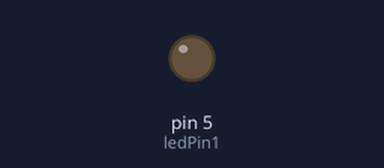
This sketch was run on a simulated Arduino Uno, built with avr-gcc and run on an emulated ATmega328P. Shown: output pins drawn as LEDs (lit = HIGH).

Above: at 0.1 s.
At 5.3 s:
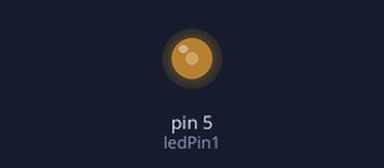
Timing chart, 0 to 36.8 s (numbered marks = the images above):
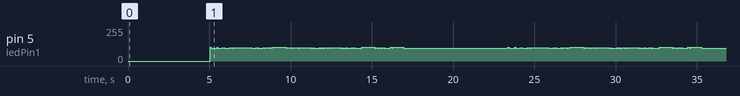

The sketch:

VLC_unequal_8bit_MAE.ino
```cpp
const int freq_on = 1000;
const int freq_off = 666;
int value_on = 16000000 / 256 /  freq_on / 2;
int value_off = 16000000 / 256 /  freq_off / 2;
const int value[2] = {value_off,value_on};

const int ledPin1 = 5;
const int ledPin2 = 10;
const int pwmWidth = 2;

byte data1[10] = {0x31, 0x82, 0x13, 0xE4, 0x75,
                  0x66, 0x27, 0xA8, 0x49, 0xDA};
unsigned dataNumber = 7;

int counter1 = 0;
const int packet1Size = 23;
bool led1Status = false;
byte packet1[packet1Size];

void initializeTimer()
{
  noInterrupts();
  TCCR1A = 0;
  TCCR1B = 0;
  TCNT1  = 0;

  OCR1A = value[led1Status];      // compare match register 16MHz/256/2Hz
  TCCR1B |= (1 << WGM12);   // CTC mode
  TCCR1B |= (1 << CS12);    // 256 prescaler
  TIMSK1 |= (1 << OCIE1A);  // enable timer compare interrupt
  interrupts();             // enable all interrupts
}

ISR(TIMER1_COMPA_vect)
{
 if(counter1 < packet1Size)
  {
    // -- Switch led on if its off and current bit is 1
    if(packet1[counter1] == 1 && led1Status == false)
    {
      led1Status = true;
      OCR1A = value[led1Status];
      digitalWrite(ledPin1,led1Status);
    }
    // -- Switch led off if its on and current bit is 0
    else if(packet1[counter1] == 0 && led1Status == true)
    {
      led1Status = false;
      OCR1A = value[led1Status];
      digitalWrite(ledPin1,led1Status);
    }
  }
  counter1++; // Go to next bit

  //reset counter and make next packet
  if(counter1 == packet1Size)
  {
     counter1 = 0;
     dataNumber++;
     if(dataNumber > 9)
      dataNumber=0;
     makePacket1();
  }
}

// Function for parity check
byte parity(byte x)
{
   byte y;
   y = x ^ (x >> 1);
   y = y ^ (y >> 2);
   y = y ^ (y >> 4);
   y = y ^ (y >> 8);
   y = y ^ (y >>16);
   return y & 1;
}

void makePacket1()
{
  int i=0,j=0;
  while(i<8)
  {
    if(j==0)
    {
      packet1[j++] = 1; // 1st bit of start of packet
      continue;
    }
    if(j<4)   // --2nd,3rd and 4th bits of start of packet
    {
      packet1[j++] = 0;
      continue;
    }

    if(j==4)    // 5th bit start
    {
      packet1[j++] = 1;
      continue;
    }

    byte tmp = (data1[dataNumber]) & (0x80>>i);
    if(tmp == 0)  // -- bits for symbol 0
    {
      packet1[j++] = 1; //part 1 of data
      packet1[j++] = 0; //part 2 of data
      i++;
    }
    else    // -- bits for symbol 1
    {
      packet1[j++] = 0; //part 1 of data
      packet1[j++] = 1; //part 2 of data
      i++;
    }
    if(i==8)
    {
      if(parity(data1[dataNumber]))
      {
        packet1[j++] = 0; //part 1 of parity
        packet1[j++] = 1; //part 2 of parity
      }
      else
      {
        packet1[j++] = 1; //part 1 of parity
        packet1[j++] = 0; //part 2 of parity
      }
    }
  }
//  printPacket();
}

// Function for printing packets through serial port
void printPacket()
{
  Serial.print(data1[dataNumber],HEX);
  Serial.print("::");
  int i=0;
  while(i<packet1Size)
  {
    Serial.print(packet1[i]);
    i++;
  }
  Serial.println();
}

void setup()
{
  makePacket1();
  pinMode(ledPin1, OUTPUT);
//  Serial.begin(115200);
  delay(5000);
//  printPacket();
  initializeTimer();
}

void loop(){}
```
